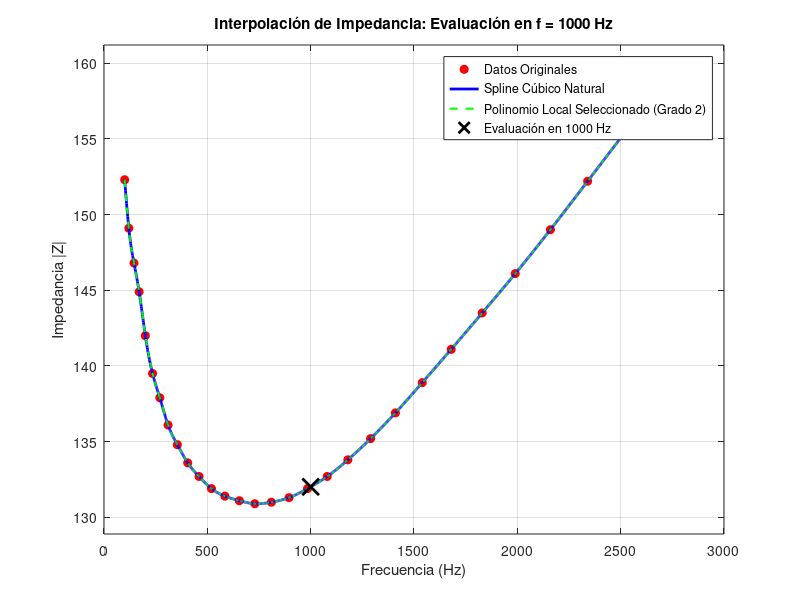

Write MATLAB code to recreate this figure.
clc; clear; close all;

%%  DEFINICIÓN DE LOS DATOS ORIGINALES
datos = [
 100, 152.3; 120, 149.1; 145, 146.8; 170, 144.9; 200, 142.0;
 235, 139.5; 270, 137.9; 310, 136.1; 355, 134.8; 405, 133.6;
 460, 132.7; 520, 131.9; 585, 131.4; 655, 131.1; 730, 130.9;
 810, 131.0; 895, 131.3; 985, 131.9; 1080, 132.7; 1180, 133.8;
 1290, 135.2; 1410, 136.9; 1540, 138.9; 1680, 141.1; 1830, 143.5;
 1990, 146.1; 2160, 149.0; 2340, 152.2; 2530, 155.6; 2730, 159.2
];

x = datos(:,1);
y = datos(:,2);
n = length(x);

f_target = 1000; % Frecuencia objetivo para evaluar


%% CONSTRUCCIÓN Y EVALUACIÓN DEL SPLINE CÚBICO NATURAL

h = diff(x);
a = y;
A = zeros(n, n);
B = zeros(n, 1);

A(1, 1) = 1; 
A(n, n) = 1; 

for i = 2:n-1
    A(i, i-1) = h(i-1);
    A(i, i)   = 2 * (h(i-1) + h(i));
    A(i, i+1) = h(i);
    B(i)      = 3 * ((a(i+1) - a(i)) / h(i) - (a(i) - a(i-1)) / h(i-1));
end

c = A \ B; 
b = zeros(n-1, 1);
d = zeros(n-1, 1);
for i = 1:n-1
    b(i) = (a(i+1) - a(i))/h(i) - h(i)*(2*c(i) + c(i+1))/3;
    d(i) = (c(i+1) - c(i))/(3*h(i));
end

poly_coefficients = [d, c(1:end-1), b, a(1:end-1)];
spline_natural_pp = mkpp(x, poly_coefficients);

% Calcular valor exacto en f = 1000 Hz con el Spline
val_spline_1000 = ppval(spline_natural_pp, f_target);


%% CÁLCULO DEL POLINOMIO SELECCIONADO (Grado 2 con los 3 puntos más cercanos)

% Buscamos los 3 puntos originales más cercanos a 1000 Hz
[~, idx_ordenado] = sort(abs(x - f_target));
idx_3 = sort(idx_ordenado(1:3));

% Ajustamos el polinomio cuadrático local y evaluamos en f = 1000 Hz
p_local = polyfit(x(idx_3), y(idx_3), 2);
val_pol_1000 = polyval(p_local, f_target);


%% IMPRESIÓN DE RESULTADOS EN CONSOLA

fprintf('=========================================================\n');
fprintf(' CÁLCULO E INTERPOLACIÓN EN f = %d Hz\n', f_target);
fprintf('=========================================================\n');
fprintf('Valor usando Spline Cúbico Natural:       %.4f\n', val_spline_1000);
fprintf('Valor usando Polinomio Local (Grado 2):   %.4f\n', val_pol_1000);
fprintf('---------------------------------------------------------\n');
fprintf('Diferencia Absoluta entre modelos:        %.4f\n', abs(val_spline_1000 - val_pol_1000));
fprintf('Diferencia Porcentual relativa:           %.3f %%\n', (abs(val_spline_1000 - val_pol_1000)/val_spline_1000)*100);
fprintf('=========================================================\n\n');



%% EVALUACIÓN EN MALLA FINA Y GRAFICACIÓN

x_fina = linspace(min(x), max(x), 2000);
y_spline_fina = ppval(spline_natural_pp, x_fina);

% Para graficar el polinomio de grado 2 local de forma continua en todo el rango:
y_pol_fina = zeros(size(x_fina));
for k = 1:length(x_fina)
    [~, idx_temp] = sort(abs(x - x_fina(k)));
    idx_temp_3 = sort(idx_temp(1:3));
    p_temp = polyfit(x(idx_temp_3), y(idx_temp_3), 2);
    y_pol_fina(k) = polyval(p_temp, x_fina(k));
end

% Generación de la gráfica
figure('Name', 'Comparativa de Modelos Estables', 'NumberTitle', 'off');
plot(x, y, 'ro', 'MarkerFaceColor', 'r', 'MarkerSize', 6, 'DisplayName', 'Datos Originales'); hold on;
plot(x_fina, y_spline_fina, 'b-', 'LineWidth', 2, 'DisplayName', 'Spline Cúbico Natural');
plot(x_fina, y_pol_fina, 'g--', 'LineWidth', 1.5, 'DisplayName', 'Polinomio Local Seleccionado (Grado 2)');
plot(f_target, val_spline_1000, 'kx', 'MarkerSize', 12, 'LineWidth', 2, 'DisplayName', 'Evaluación en 1000 Hz');
hold off;

title(sprintf('Interpolación de Impedancia: Evaluación en f = %d Hz', f_target));
xlabel('Frecuencia (Hz)');
ylabel('Impedancia |Z|');
grid on;
legend('Location', 'best');
ylim([min(y)-2, max(y)+2]); % Enfocar en la zona de interés real
